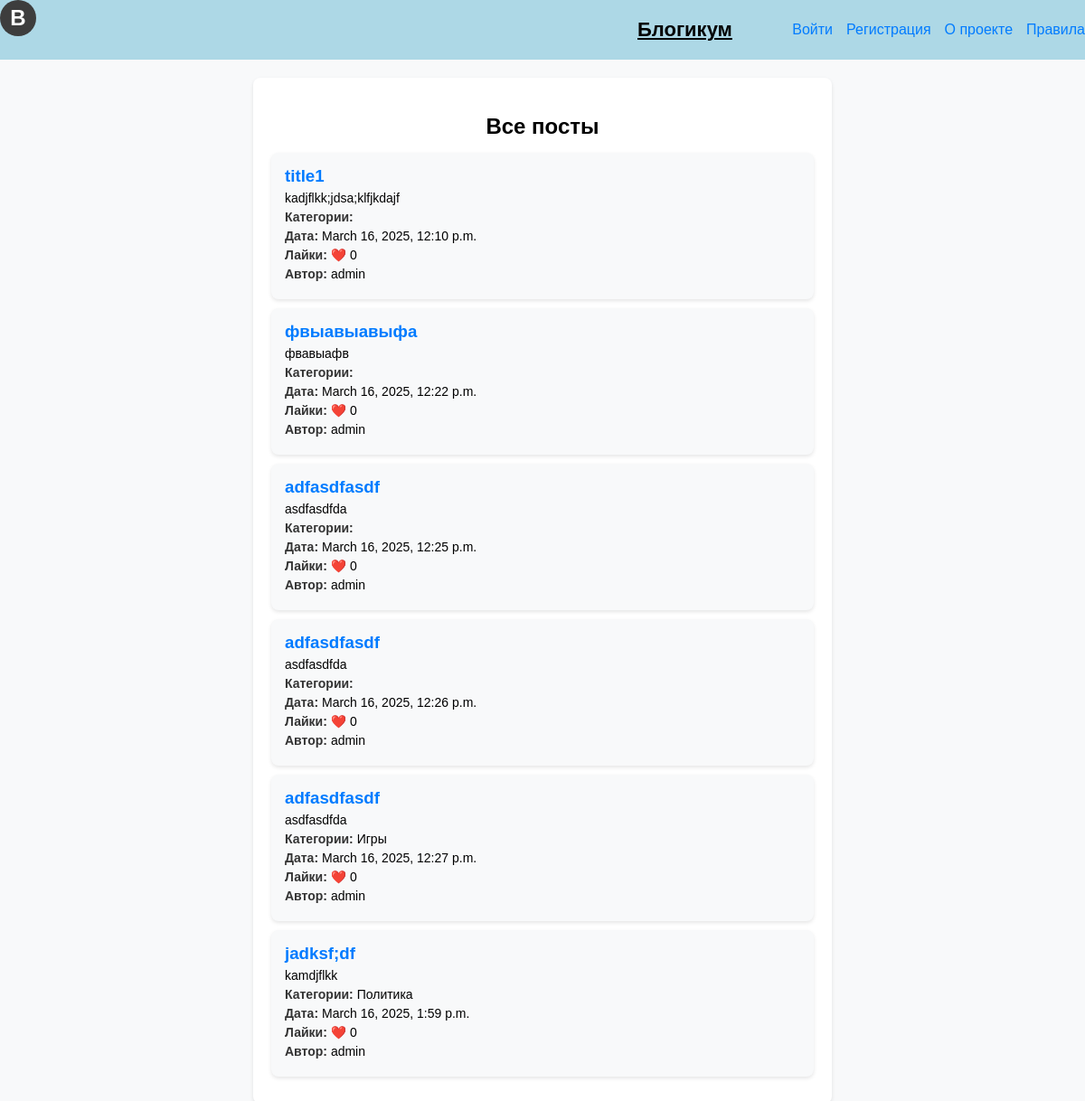
/posts/, run on the app's committed database.
### Posts/models.py (models this page shows)
class Post(models.Model):
    title = models.CharField(max_length = 50,
                             verbose_name='Заголовок',
                             )
    text = models.CharField(max_length = 100, verbose_name="Содержание")
    likes = models.IntegerField(verbose_name='Количество лайков', default = 0)
    date_create = models.DateTimeField(auto_now_add= True, verbose_name= 'Дата создания', blank = False)
    is_published = models.BooleanField(verbose_name = 'Статус публикации',
                                       blank = True, default=False)
    category = models.CharField(max_length = 50, blank = True)
    author = models.ForeignKey(get_user_model(),
                               on_delete= models.CASCADE,
                               verbose_name = 'Автор',
                               blank= False,
                               related_name='posts')
    tags = models.ManyToManyField('TagPost',
                                  blank = True,
                                  related_name = 'tags',
                                  verbose_name = 'Теги')

class TagPost(models.Model):
    tag = models.CharField(max_length = 100)
    slug = models.SlugField(max_length = 100, unique = True)
    def __str__(self):
        return self.tag

### Users/models.py (models this page shows)
class User(AbstractUser):
    photo = models.ImageField(blank=True,
                              null = True,
                              verbose_name = 'Аватарка',
                              )
    date_of_birth = models.DateTimeField(blank = True,
                                         null = True,
                                         verbose_name= 'Дата рождения',
                                         )

### Posts/views.py (the view)
# urls.py: path('posts/', views.HomePage.as_view(), name = 'home'),
class HomePage(ListView):
    model = Post
    context_object_name = 'posts'
    template_name = 'Posts/home.html'
    def get_context_data(self, **kwargs):
        context = super().get_context_data(**kwargs)
        context['user'] = self.request.user
        return context

### Posts/templates/Posts/home.html
{% extends 'base.html' %}
{% load static %}
{% block posts %}
    <main>
        <aside class="posts-container">
            <h2>Все посты</h2>
            {% for post in posts %}
            <div class="post">
                <h3>{{ post.title }}</h3>
                <p>{{ post.text }}</p>
                <p><strong>Категории:</strong>
                    {% for cat in post.tags.all %}
                        {{ cat }}{% if not forloop.last %}, {% endif %}
                    {% endfor %}
                </p>
                <p><strong>Дата:</strong> {{ post.date_create }}</p>
                <p><strong>Лайки:</strong> ❤️ {{ post.likes }}</p>
                <p><strong>Автор:</strong> {{ post.author.username }}
            </div>
            {% empty %}
            <p>Постов пока нет.</p>
            {% endfor %}
        </aside>
    </main>
{% endblock %}

### static/css/styles.css (style rules this page uses)
body { font-family: Arial, sans-serif; background-color: #f8f9fa; margin: 0; padding: 0; }
.posts-container { width: 50%; margin: 20px auto; padding: 20px; background: white; border-radius: 8px; box-shadow: 0 2px 4px rgba(0, 0, 0, 0.1); }
.posts-container h2 { text-align: center; margin-bottom: 15px; }
.post { background: #f8f9fa; padding: 15px; margin-bottom: 10px; border-radius: 8px; box-shadow: 0 2px 4px rgba(0, 0, 0, 0.1); }
.post h3 { margin: 0; color: #007bff; }
.post p { margin: 5px 0; font-size: 14px; }
.post strong { color: #333; }

### data on the page
Post: title "title1", text "kadjflkk;jdsa;klfjkdajf", date_create "March 16, 2025, 12:10 p.m.", likes "0", author.username "admin"
Post: title "фвыавыавыфа", text "фвавыафв", date_create "March 16, 2025, 12:22 p.m.", likes "0", author.username "admin"
Post: title "adfasdfasdf", text "asdfasdfda", date_create "March 16, 2025, 12:25 p.m.", likes "0", author.username "admin"
Post: title "adfasdfasdf", text "asdfasdfda", date_create "March 16, 2025, 12:26 p.m.", likes "0", author.username "admin"
Post: title "adfasdfasdf", text "asdfasdfda", date_create "March 16, 2025, 12:27 p.m.", likes "0", author.username "admin"
TagPost: tag "Игры"
Post: title "jadksf;df", text "kamdjflkk", date_create "March 16, 2025, 1:59 p.m.", likes "0", author.username "admin"
TagPost: tag "Политика"
